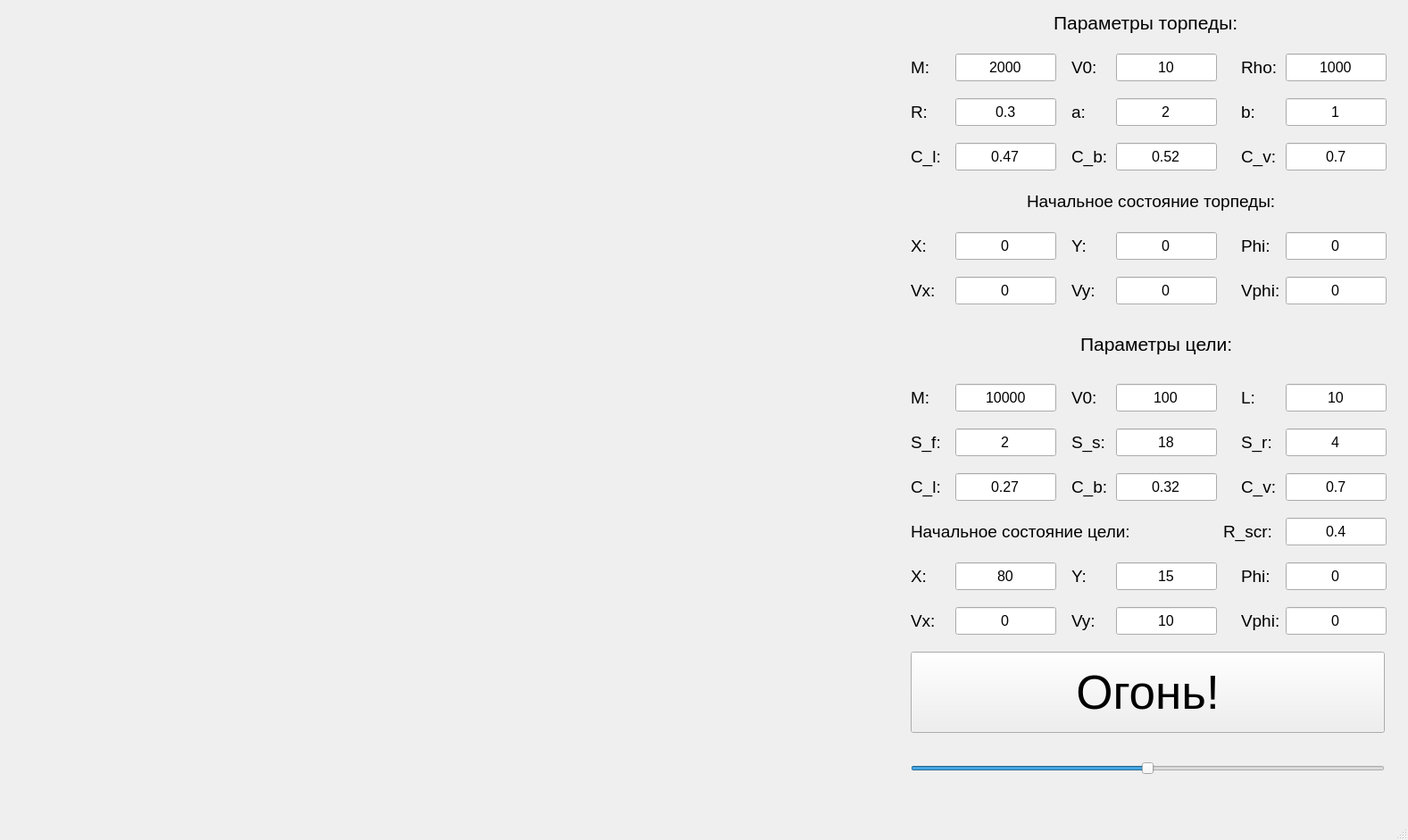
<?xml version="1.0" encoding="UTF-8"?>
<ui version="4.0">
 <class>MainWindow</class>
 <widget class="QMainWindow" name="MainWindow">
  <property name="geometry">
   <rect>
    <x>0</x>
    <y>0</y>
    <width>1577</width>
    <height>941</height>
   </rect>
  </property>
  <property name="windowTitle">
   <string>MainWindow</string>
  </property>
  <widget class="QWidget" name="centralwidget">
   <widget class="OceanWidget" name="widget" native="true">
    <property name="geometry">
     <rect>
      <x>9</x>
      <y>9</y>
      <width>981</width>
      <height>861</height>
     </rect>
    </property>
   </widget>
   <widget class="QSlider" name="AngleSlider">
    <property name="geometry">
     <rect>
      <x>1020</x>
      <y>850</y>
      <width>531</width>
      <height>22</height>
     </rect>
    </property>
    <property name="minimum">
     <number>-314</number>
    </property>
    <property name="maximum">
     <number>314</number>
    </property>
    <property name="singleStep">
     <number>1</number>
    </property>
    <property name="orientation">
     <enum>Qt::Horizontal</enum>
    </property>
   </widget>
   <widget class="QLabel" name="label">
    <property name="geometry">
     <rect>
      <x>1180</x>
      <y>10</y>
      <width>281</width>
      <height>31</height>
     </rect>
    </property>
    <property name="font">
     <font>
      <pointsize>16</pointsize>
     </font>
    </property>
    <property name="text">
     <string>Параметры торпеды:</string>
    </property>
   </widget>
   <widget class="QLineEdit" name="M_Edit">
    <property name="geometry">
     <rect>
      <x>1070</x>
      <y>60</y>
      <width>113</width>
      <height>31</height>
     </rect>
    </property>
    <property name="font">
     <font>
      <pointsize>12</pointsize>
     </font>
    </property>
    <property name="text">
     <string>2000</string>
    </property>
    <property name="alignment">
     <set>Qt::AlignCenter</set>
    </property>
   </widget>
   <widget class="QLabel" name="label_2">
    <property name="geometry">
     <rect>
      <x>1020</x>
      <y>60</y>
      <width>55</width>
      <height>31</height>
     </rect>
    </property>
    <property name="font">
     <font>
      <pointsize>14</pointsize>
     </font>
    </property>
    <property name="text">
     <string>M:</string>
    </property>
   </widget>
   <widget class="QLineEdit" name="V0_Edit">
    <property name="geometry">
     <rect>
      <x>1250</x>
      <y>60</y>
      <width>113</width>
      <height>31</height>
     </rect>
    </property>
    <property name="font">
     <font>
      <pointsize>12</pointsize>
     </font>
    </property>
    <property name="text">
     <string>10</string>
    </property>
    <property name="alignment">
     <set>Qt::AlignCenter</set>
    </property>
   </widget>
   <widget class="QLabel" name="label_3">
    <property name="geometry">
     <rect>
      <x>1200</x>
      <y>60</y>
      <width>55</width>
      <height>31</height>
     </rect>
    </property>
    <property name="font">
     <font>
      <pointsize>14</pointsize>
     </font>
    </property>
    <property name="text">
     <string>V0:</string>
    </property>
   </widget>
   <widget class="QLineEdit" name="Rho_Edit">
    <property name="geometry">
     <rect>
      <x>1440</x>
      <y>60</y>
      <width>113</width>
      <height>31</height>
     </rect>
    </property>
    <property name="font">
     <font>
      <pointsize>12</pointsize>
     </font>
    </property>
    <property name="text">
     <string>1000</string>
    </property>
    <property name="alignment">
     <set>Qt::AlignCenter</set>
    </property>
   </widget>
   <widget class="QLabel" name="label_4">
    <property name="geometry">
     <rect>
      <x>1390</x>
      <y>60</y>
      <width>55</width>
      <height>31</height>
     </rect>
    </property>
    <property name="font">
     <font>
      <pointsize>14</pointsize>
     </font>
    </property>
    <property name="text">
     <string>Rho:</string>
    </property>
   </widget>
   <widget class="QLineEdit" name="R_Edit">
    <property name="geometry">
     <rect>
      <x>1070</x>
      <y>110</y>
      <width>113</width>
      <height>31</height>
     </rect>
    </property>
    <property name="font">
     <font>
      <pointsize>12</pointsize>
     </font>
    </property>
    <property name="text">
     <string>0.3</string>
    </property>
    <property name="alignment">
     <set>Qt::AlignCenter</set>
    </property>
   </widget>
   <widget class="QLineEdit" name="a_Edit">
    <property name="geometry">
     <rect>
      <x>1250</x>
      <y>110</y>
      <width>113</width>
      <height>31</height>
     </rect>
    </property>
    <property name="font">
     <font>
      <pointsize>12</pointsize>
     </font>
    </property>
    <property name="text">
     <string>2</string>
    </property>
    <property name="alignment">
     <set>Qt::AlignCenter</set>
    </property>
   </widget>
   <widget class="QLabel" name="label_5">
    <property name="geometry">
     <rect>
      <x>1200</x>
      <y>110</y>
      <width>55</width>
      <height>31</height>
     </rect>
    </property>
    <property name="font">
     <font>
      <pointsize>14</pointsize>
     </font>
    </property>
    <property name="text">
     <string>a:</string>
    </property>
   </widget>
   <widget class="QLineEdit" name="b_Edit">
    <property name="geometry">
     <rect>
      <x>1440</x>
      <y>110</y>
      <width>113</width>
      <height>31</height>
     </rect>
    </property>
    <property name="font">
     <font>
      <pointsize>12</pointsize>
     </font>
    </property>
    <property name="text">
     <string>1</string>
    </property>
    <property name="alignment">
     <set>Qt::AlignCenter</set>
    </property>
   </widget>
   <widget class="QLabel" name="label_6">
    <property name="geometry">
     <rect>
      <x>1390</x>
      <y>110</y>
      <width>55</width>
      <height>31</height>
     </rect>
    </property>
    <property name="font">
     <font>
      <pointsize>14</pointsize>
     </font>
    </property>
    <property name="text">
     <string>b:</string>
    </property>
   </widget>
   <widget class="QLabel" name="label_7">
    <property name="geometry">
     <rect>
      <x>1020</x>
      <y>110</y>
      <width>55</width>
      <height>31</height>
     </rect>
    </property>
    <property name="font">
     <font>
      <pointsize>14</pointsize>
     </font>
    </property>
    <property name="text">
     <string>R:</string>
    </property>
   </widget>
   <widget class="QLineEdit" name="Cl_Edit">
    <property name="geometry">
     <rect>
      <x>1070</x>
      <y>160</y>
      <width>113</width>
      <height>31</height>
     </rect>
    </property>
    <property name="font">
     <font>
      <pointsize>12</pointsize>
     </font>
    </property>
    <property name="text">
     <string>0.47</string>
    </property>
    <property name="alignment">
     <set>Qt::AlignCenter</set>
    </property>
   </widget>
   <widget class="QLineEdit" name="Cb_Edit">
    <property name="geometry">
     <rect>
      <x>1250</x>
      <y>160</y>
      <width>113</width>
      <height>31</height>
     </rect>
    </property>
    <property name="font">
     <font>
      <pointsize>12</pointsize>
     </font>
    </property>
    <property name="text">
     <string>0.52</string>
    </property>
    <property name="alignment">
     <set>Qt::AlignCenter</set>
    </property>
   </widget>
   <widget class="QLabel" name="label_8">
    <property name="geometry">
     <rect>
      <x>1200</x>
      <y>160</y>
      <width>55</width>
      <height>31</height>
     </rect>
    </property>
    <property name="font">
     <font>
      <pointsize>14</pointsize>
     </font>
    </property>
    <property name="text">
     <string>C_b:</string>
    </property>
   </widget>
   <widget class="QLineEdit" name="Cv_Edit">
    <property name="geometry">
     <rect>
      <x>1440</x>
      <y>160</y>
      <width>113</width>
      <height>31</height>
     </rect>
    </property>
    <property name="font">
     <font>
      <pointsize>12</pointsize>
     </font>
    </property>
    <property name="text">
     <string>0.7</string>
    </property>
    <property name="alignment">
     <set>Qt::AlignCenter</set>
    </property>
   </widget>
   <widget class="QLabel" name="label_9">
    <property name="geometry">
     <rect>
      <x>1390</x>
      <y>160</y>
      <width>55</width>
      <height>31</height>
     </rect>
    </property>
    <property name="font">
     <font>
      <pointsize>14</pointsize>
     </font>
    </property>
    <property name="text">
     <string>C_v:</string>
    </property>
   </widget>
   <widget class="QLabel" name="label_10">
    <property name="geometry">
     <rect>
      <x>1020</x>
      <y>160</y>
      <width>55</width>
      <height>31</height>
     </rect>
    </property>
    <property name="font">
     <font>
      <pointsize>14</pointsize>
     </font>
    </property>
    <property name="text">
     <string>C_l:</string>
    </property>
   </widget>
   <widget class="QLabel" name="label_11">
    <property name="geometry">
     <rect>
      <x>1150</x>
      <y>210</y>
      <width>341</width>
      <height>31</height>
     </rect>
    </property>
    <property name="font">
     <font>
      <pointsize>14</pointsize>
     </font>
    </property>
    <property name="text">
     <string>Начальное состояние торпеды:</string>
    </property>
   </widget>
   <widget class="QLineEdit" name="Y0_Edit">
    <property name="geometry">
     <rect>
      <x>1250</x>
      <y>260</y>
      <width>113</width>
      <height>31</height>
     </rect>
    </property>
    <property name="font">
     <font>
      <pointsize>12</pointsize>
     </font>
    </property>
    <property name="text">
     <string>0</string>
    </property>
    <property name="alignment">
     <set>Qt::AlignCenter</set>
    </property>
   </widget>
   <widget class="QLabel" name="label_12">
    <property name="geometry">
     <rect>
      <x>1390</x>
      <y>260</y>
      <width>55</width>
      <height>31</height>
     </rect>
    </property>
    <property name="font">
     <font>
      <pointsize>14</pointsize>
     </font>
    </property>
    <property name="text">
     <string>Phi:</string>
    </property>
   </widget>
   <widget class="QLabel" name="label_13">
    <property name="geometry">
     <rect>
      <x>1200</x>
      <y>260</y>
      <width>55</width>
      <height>31</height>
     </rect>
    </property>
    <property name="font">
     <font>
      <pointsize>14</pointsize>
     </font>
    </property>
    <property name="text">
     <string>Y:</string>
    </property>
   </widget>
   <widget class="QLabel" name="label_14">
    <property name="geometry">
     <rect>
      <x>1200</x>
      <y>310</y>
      <width>55</width>
      <height>31</height>
     </rect>
    </property>
    <property name="font">
     <font>
      <pointsize>14</pointsize>
     </font>
    </property>
    <property name="text">
     <string>Vy:</string>
    </property>
   </widget>
   <widget class="QLineEdit" name="Vx0_Edit">
    <property name="geometry">
     <rect>
      <x>1070</x>
      <y>310</y>
      <width>113</width>
      <height>31</height>
     </rect>
    </property>
    <property name="font">
     <font>
      <pointsize>12</pointsize>
     </font>
    </property>
    <property name="text">
     <string>0</string>
    </property>
    <property name="alignment">
     <set>Qt::AlignCenter</set>
    </property>
   </widget>
   <widget class="QLabel" name="label_15">
    <property name="geometry">
     <rect>
      <x>1390</x>
      <y>310</y>
      <width>55</width>
      <height>31</height>
     </rect>
    </property>
    <property name="font">
     <font>
      <pointsize>14</pointsize>
     </font>
    </property>
    <property name="text">
     <string>Vphi:</string>
    </property>
   </widget>
   <widget class="QLineEdit" name="X0_Edit">
    <property name="geometry">
     <rect>
      <x>1070</x>
      <y>260</y>
      <width>113</width>
      <height>31</height>
     </rect>
    </property>
    <property name="font">
     <font>
      <pointsize>12</pointsize>
     </font>
    </property>
    <property name="text">
     <string>0</string>
    </property>
    <property name="alignment">
     <set>Qt::AlignCenter</set>
    </property>
   </widget>
   <widget class="QLineEdit" name="Vy0_Edit">
    <property name="geometry">
     <rect>
      <x>1250</x>
      <y>310</y>
      <width>113</width>
      <height>31</height>
     </rect>
    </property>
    <property name="font">
     <font>
      <pointsize>12</pointsize>
     </font>
    </property>
    <property name="text">
     <string>0</string>
    </property>
    <property name="alignment">
     <set>Qt::AlignCenter</set>
    </property>
   </widget>
   <widget class="QLabel" name="label_16">
    <property name="geometry">
     <rect>
      <x>1020</x>
      <y>310</y>
      <width>55</width>
      <height>31</height>
     </rect>
    </property>
    <property name="font">
     <font>
      <pointsize>14</pointsize>
     </font>
    </property>
    <property name="text">
     <string>Vx:</string>
    </property>
   </widget>
   <widget class="QLabel" name="label_17">
    <property name="geometry">
     <rect>
      <x>1020</x>
      <y>260</y>
      <width>55</width>
      <height>31</height>
     </rect>
    </property>
    <property name="font">
     <font>
      <pointsize>14</pointsize>
     </font>
    </property>
    <property name="text">
     <string>X:</string>
    </property>
   </widget>
   <widget class="QLineEdit" name="Omega0_Edit">
    <property name="geometry">
     <rect>
      <x>1440</x>
      <y>310</y>
      <width>113</width>
      <height>31</height>
     </rect>
    </property>
    <property name="font">
     <font>
      <pointsize>12</pointsize>
     </font>
    </property>
    <property name="text">
     <string>0</string>
    </property>
    <property name="alignment">
     <set>Qt::AlignCenter</set>
    </property>
   </widget>
   <widget class="QLineEdit" name="Phi0_Edit">
    <property name="geometry">
     <rect>
      <x>1440</x>
      <y>260</y>
      <width>113</width>
      <height>31</height>
     </rect>
    </property>
    <property name="font">
     <font>
      <pointsize>12</pointsize>
     </font>
    </property>
    <property name="text">
     <string>0</string>
    </property>
    <property name="alignment">
     <set>Qt::AlignCenter</set>
    </property>
   </widget>
   <widget class="QLineEdit" name="S_f_Edit">
    <property name="geometry">
     <rect>
      <x>1070</x>
      <y>480</y>
      <width>113</width>
      <height>31</height>
     </rect>
    </property>
    <property name="font">
     <font>
      <pointsize>12</pointsize>
     </font>
    </property>
    <property name="text">
     <string>2</string>
    </property>
    <property name="alignment">
     <set>Qt::AlignCenter</set>
    </property>
   </widget>
   <widget class="QLabel" name="label_18">
    <property name="geometry">
     <rect>
      <x>1200</x>
      <y>530</y>
      <width>55</width>
      <height>31</height>
     </rect>
    </property>
    <property name="font">
     <font>
      <pointsize>14</pointsize>
     </font>
    </property>
    <property name="text">
     <string>C_b:</string>
    </property>
   </widget>
   <widget class="QLineEdit" name="Cb_Edit_2">
    <property name="geometry">
     <rect>
      <x>1250</x>
      <y>530</y>
      <width>113</width>
      <height>31</height>
     </rect>
    </property>
    <property name="font">
     <font>
      <pointsize>12</pointsize>
     </font>
    </property>
    <property name="text">
     <string>0.32</string>
    </property>
    <property name="alignment">
     <set>Qt::AlignCenter</set>
    </property>
   </widget>
   <widget class="QLabel" name="label_19">
    <property name="geometry">
     <rect>
      <x>1200</x>
      <y>630</y>
      <width>55</width>
      <height>31</height>
     </rect>
    </property>
    <property name="font">
     <font>
      <pointsize>14</pointsize>
     </font>
    </property>
    <property name="text">
     <string>Y:</string>
    </property>
   </widget>
   <widget class="QLineEdit" name="M_Edit_2">
    <property name="geometry">
     <rect>
      <x>1070</x>
      <y>430</y>
      <width>113</width>
      <height>31</height>
     </rect>
    </property>
    <property name="font">
     <font>
      <pointsize>12</pointsize>
     </font>
    </property>
    <property name="text">
     <string>10000</string>
    </property>
    <property name="alignment">
     <set>Qt::AlignCenter</set>
    </property>
   </widget>
   <widget class="QLabel" name="label_20">
    <property name="geometry">
     <rect>
      <x>1020</x>
      <y>530</y>
      <width>55</width>
      <height>31</height>
     </rect>
    </property>
    <property name="font">
     <font>
      <pointsize>14</pointsize>
     </font>
    </property>
    <property name="text">
     <string>C_l:</string>
    </property>
   </widget>
   <widget class="QLineEdit" name="Vx0_Edit_2">
    <property name="geometry">
     <rect>
      <x>1070</x>
      <y>680</y>
      <width>113</width>
      <height>31</height>
     </rect>
    </property>
    <property name="font">
     <font>
      <pointsize>12</pointsize>
     </font>
    </property>
    <property name="text">
     <string>0</string>
    </property>
    <property name="alignment">
     <set>Qt::AlignCenter</set>
    </property>
   </widget>
   <widget class="QLabel" name="label_21">
    <property name="geometry">
     <rect>
      <x>1390</x>
      <y>480</y>
      <width>71</width>
      <height>31</height>
     </rect>
    </property>
    <property name="font">
     <font>
      <pointsize>14</pointsize>
     </font>
    </property>
    <property name="text">
     <string>S_r:</string>
    </property>
   </widget>
   <widget class="QLabel" name="label_22">
    <property name="geometry">
     <rect>
      <x>1200</x>
      <y>680</y>
      <width>55</width>
      <height>31</height>
     </rect>
    </property>
    <property name="font">
     <font>
      <pointsize>14</pointsize>
     </font>
    </property>
    <property name="text">
     <string>Vy:</string>
    </property>
   </widget>
   <widget class="QLabel" name="label_23">
    <property name="geometry">
     <rect>
      <x>1390</x>
      <y>530</y>
      <width>55</width>
      <height>31</height>
     </rect>
    </property>
    <property name="font">
     <font>
      <pointsize>14</pointsize>
     </font>
    </property>
    <property name="text">
     <string>C_v:</string>
    </property>
   </widget>
   <widget class="QLabel" name="label_24">
    <property name="geometry">
     <rect>
      <x>1020</x>
      <y>430</y>
      <width>55</width>
      <height>31</height>
     </rect>
    </property>
    <property name="font">
     <font>
      <pointsize>14</pointsize>
     </font>
    </property>
    <property name="text">
     <string>M:</string>
    </property>
   </widget>
   <widget class="QLabel" name="label_25">
    <property name="geometry">
     <rect>
      <x>1020</x>
      <y>680</y>
      <width>55</width>
      <height>31</height>
     </rect>
    </property>
    <property name="font">
     <font>
      <pointsize>14</pointsize>
     </font>
    </property>
    <property name="text">
     <string>Vx:</string>
    </property>
   </widget>
   <widget class="QLabel" name="label_27">
    <property name="geometry">
     <rect>
      <x>1020</x>
      <y>580</y>
      <width>341</width>
      <height>31</height>
     </rect>
    </property>
    <property name="font">
     <font>
      <pointsize>14</pointsize>
     </font>
    </property>
    <property name="text">
     <string>Начальное состояние цели:</string>
    </property>
   </widget>
   <widget class="QLabel" name="label_28">
    <property name="geometry">
     <rect>
      <x>1390</x>
      <y>680</y>
      <width>55</width>
      <height>31</height>
     </rect>
    </property>
    <property name="font">
     <font>
      <pointsize>14</pointsize>
     </font>
    </property>
    <property name="text">
     <string>Vphi:</string>
    </property>
   </widget>
   <widget class="QLabel" name="label_29">
    <property name="geometry">
     <rect>
      <x>1390</x>
      <y>630</y>
      <width>55</width>
      <height>31</height>
     </rect>
    </property>
    <property name="font">
     <font>
      <pointsize>14</pointsize>
     </font>
    </property>
    <property name="text">
     <string>Phi:</string>
    </property>
   </widget>
   <widget class="QLineEdit" name="X0_Edit_2">
    <property name="geometry">
     <rect>
      <x>1070</x>
      <y>630</y>
      <width>113</width>
      <height>31</height>
     </rect>
    </property>
    <property name="font">
     <font>
      <pointsize>12</pointsize>
     </font>
    </property>
    <property name="text">
     <string>80</string>
    </property>
    <property name="alignment">
     <set>Qt::AlignCenter</set>
    </property>
   </widget>
   <widget class="QLineEdit" name="Y0_Edit_2">
    <property name="geometry">
     <rect>
      <x>1250</x>
      <y>630</y>
      <width>113</width>
      <height>31</height>
     </rect>
    </property>
    <property name="font">
     <font>
      <pointsize>12</pointsize>
     </font>
    </property>
    <property name="text">
     <string>15</string>
    </property>
    <property name="alignment">
     <set>Qt::AlignCenter</set>
    </property>
   </widget>
   <widget class="QLabel" name="label_30">
    <property name="geometry">
     <rect>
      <x>1020</x>
      <y>630</y>
      <width>55</width>
      <height>31</height>
     </rect>
    </property>
    <property name="font">
     <font>
      <pointsize>14</pointsize>
     </font>
    </property>
    <property name="text">
     <string>X:</string>
    </property>
   </widget>
   <widget class="QLineEdit" name="S_s_Edit">
    <property name="geometry">
     <rect>
      <x>1250</x>
      <y>480</y>
      <width>113</width>
      <height>31</height>
     </rect>
    </property>
    <property name="font">
     <font>
      <pointsize>12</pointsize>
     </font>
    </property>
    <property name="text">
     <string>18</string>
    </property>
    <property name="alignment">
     <set>Qt::AlignCenter</set>
    </property>
   </widget>
   <widget class="QLineEdit" name="S_r_Edit">
    <property name="geometry">
     <rect>
      <x>1440</x>
      <y>480</y>
      <width>113</width>
      <height>31</height>
     </rect>
    </property>
    <property name="font">
     <font>
      <pointsize>12</pointsize>
     </font>
    </property>
    <property name="text">
     <string>4</string>
    </property>
    <property name="alignment">
     <set>Qt::AlignCenter</set>
    </property>
   </widget>
   <widget class="QLineEdit" name="Vy0_Edit_2">
    <property name="geometry">
     <rect>
      <x>1250</x>
      <y>680</y>
      <width>113</width>
      <height>31</height>
     </rect>
    </property>
    <property name="font">
     <font>
      <pointsize>12</pointsize>
     </font>
    </property>
    <property name="text">
     <string>10</string>
    </property>
    <property name="alignment">
     <set>Qt::AlignCenter</set>
    </property>
   </widget>
   <widget class="QLineEdit" name="Omega0_Edit_2">
    <property name="geometry">
     <rect>
      <x>1440</x>
      <y>680</y>
      <width>113</width>
      <height>31</height>
     </rect>
    </property>
    <property name="font">
     <font>
      <pointsize>12</pointsize>
     </font>
    </property>
    <property name="text">
     <string>0</string>
    </property>
    <property name="alignment">
     <set>Qt::AlignCenter</set>
    </property>
   </widget>
   <widget class="QLineEdit" name="Phi0_Edit_2">
    <property name="geometry">
     <rect>
      <x>1440</x>
      <y>630</y>
      <width>113</width>
      <height>31</height>
     </rect>
    </property>
    <property name="font">
     <font>
      <pointsize>12</pointsize>
     </font>
    </property>
    <property name="text">
     <string>0</string>
    </property>
    <property name="alignment">
     <set>Qt::AlignCenter</set>
    </property>
   </widget>
   <widget class="QLabel" name="label_31">
    <property name="geometry">
     <rect>
      <x>1020</x>
      <y>480</y>
      <width>55</width>
      <height>31</height>
     </rect>
    </property>
    <property name="font">
     <font>
      <pointsize>14</pointsize>
     </font>
    </property>
    <property name="text">
     <string>S_f:</string>
    </property>
   </widget>
   <widget class="QLineEdit" name="Cl_Edit_2">
    <property name="geometry">
     <rect>
      <x>1070</x>
      <y>530</y>
      <width>113</width>
      <height>31</height>
     </rect>
    </property>
    <property name="font">
     <font>
      <pointsize>12</pointsize>
     </font>
    </property>
    <property name="text">
     <string>0.27</string>
    </property>
    <property name="alignment">
     <set>Qt::AlignCenter</set>
    </property>
   </widget>
   <widget class="QLabel" name="label_32">
    <property name="geometry">
     <rect>
      <x>1200</x>
      <y>480</y>
      <width>55</width>
      <height>31</height>
     </rect>
    </property>
    <property name="font">
     <font>
      <pointsize>14</pointsize>
     </font>
    </property>
    <property name="text">
     <string>S_s:</string>
    </property>
   </widget>
   <widget class="QLabel" name="label_33">
    <property name="geometry">
     <rect>
      <x>1200</x>
      <y>430</y>
      <width>55</width>
      <height>31</height>
     </rect>
    </property>
    <property name="font">
     <font>
      <pointsize>14</pointsize>
     </font>
    </property>
    <property name="text">
     <string>V0:</string>
    </property>
   </widget>
   <widget class="QLineEdit" name="V0_Edit_2">
    <property name="geometry">
     <rect>
      <x>1250</x>
      <y>430</y>
      <width>113</width>
      <height>31</height>
     </rect>
    </property>
    <property name="font">
     <font>
      <pointsize>12</pointsize>
     </font>
    </property>
    <property name="text">
     <string>100</string>
    </property>
    <property name="alignment">
     <set>Qt::AlignCenter</set>
    </property>
   </widget>
   <widget class="QLineEdit" name="Cv_Edit_2">
    <property name="geometry">
     <rect>
      <x>1440</x>
      <y>530</y>
      <width>113</width>
      <height>31</height>
     </rect>
    </property>
    <property name="font">
     <font>
      <pointsize>12</pointsize>
     </font>
    </property>
    <property name="text">
     <string>0.7</string>
    </property>
    <property name="alignment">
     <set>Qt::AlignCenter</set>
    </property>
   </widget>
   <widget class="QLabel" name="label_34">
    <property name="geometry">
     <rect>
      <x>1210</x>
      <y>370</y>
      <width>281</width>
      <height>31</height>
     </rect>
    </property>
    <property name="font">
     <font>
      <pointsize>16</pointsize>
     </font>
    </property>
    <property name="text">
     <string>Параметры цели:</string>
    </property>
   </widget>
   <widget class="QPushButton" name="pushButton">
    <property name="geometry">
     <rect>
      <x>1020</x>
      <y>730</y>
      <width>531</width>
      <height>91</height>
     </rect>
    </property>
    <property name="font">
     <font>
      <pointsize>40</pointsize>
     </font>
    </property>
    <property name="text">
     <string>Огонь!</string>
    </property>
   </widget>
   <widget class="QLineEdit" name="L_Edit">
    <property name="geometry">
     <rect>
      <x>1440</x>
      <y>430</y>
      <width>113</width>
      <height>31</height>
     </rect>
    </property>
    <property name="font">
     <font>
      <pointsize>12</pointsize>
     </font>
    </property>
    <property name="text">
     <string>10</string>
    </property>
    <property name="alignment">
     <set>Qt::AlignCenter</set>
    </property>
   </widget>
   <widget class="QLineEdit" name="R_scr_Edit">
    <property name="geometry">
     <rect>
      <x>1440</x>
      <y>580</y>
      <width>113</width>
      <height>31</height>
     </rect>
    </property>
    <property name="font">
     <font>
      <pointsize>12</pointsize>
     </font>
    </property>
    <property name="text">
     <string>0.4</string>
    </property>
    <property name="alignment">
     <set>Qt::AlignCenter</set>
    </property>
   </widget>
   <widget class="QLabel" name="label_26">
    <property name="geometry">
     <rect>
      <x>1370</x>
      <y>580</y>
      <width>71</width>
      <height>31</height>
     </rect>
    </property>
    <property name="font">
     <font>
      <pointsize>14</pointsize>
     </font>
    </property>
    <property name="text">
     <string>R_scr:</string>
    </property>
   </widget>
   <widget class="QLabel" name="label_35">
    <property name="geometry">
     <rect>
      <x>1390</x>
      <y>430</y>
      <width>71</width>
      <height>31</height>
     </rect>
    </property>
    <property name="font">
     <font>
      <pointsize>14</pointsize>
     </font>
    </property>
    <property name="text">
     <string>L:</string>
    </property>
   </widget>
  </widget>
  <widget class="QMenuBar" name="menubar">
   <property name="geometry">
    <rect>
     <x>0</x>
     <y>0</y>
     <width>1577</width>
     <height>26</height>
    </rect>
   </property>
  </widget>
  <widget class="QStatusBar" name="statusbar"/>
 </widget>
 <customwidgets>
  <customwidget>
   <class>OceanWidget</class>
   <extends>QWidget</extends>
   <header location="global">oceanwidget.h</header>
   <container>1</container>
  </customwidget>
 </customwidgets>
 <resources/>
 <connections/>
</ui>
